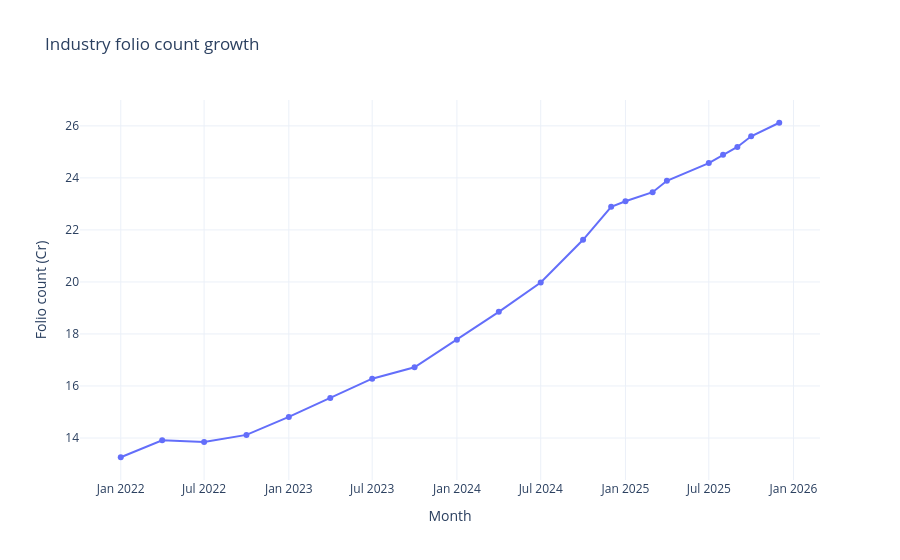

Notebook cell for this chart:
### Markdown cell above
## Charts (15+)

### Code cell
# 1) Industry folio count growth line (reuses the idea from the dedicated notebook)
industry_folio['month'] = pd.to_datetime(industry_folio['month'], errors='coerce')
industry_folio['total_folios_crore'] = pd.to_numeric(industry_folio['total_folios_crore'], errors='coerce')
df1 = industry_folio.dropna(subset=['month','total_folios_crore']).sort_values('month')

fig = go.Figure()
fig.add_trace(go.Scatter(x=df1['month'], y=df1['total_folios_crore'], mode='lines+markers', name='Total folios (Cr)'))
fig.update_layout(title='Industry folio count growth', template='plotly_white', xaxis_title='Month', yaxis_title='Folio count (Cr)')
save_plotly(fig, '01_industry_folio_growth')
fig.show()

### Figure 1 — Plotly figure (JSON) as saved in the notebook; plotly's stock layout.template omitted (floating-point values rounded to 4 significant figures)
{"data": [{"mode": "lines+markers", "name": "Total folios (Cr)", "type": "scatter", "x": ["2022-01-01T00:00:00", "2022-04-01T00:00:00", "2022-07-01T00:00:00", "2022-10-01T00:00:00", "2023-01-01T00:00:00", "2023-04-01T00:00:00", "2023-07-01T00:00:00", "2023-10-01T00:00:00", "2024-01-01T00:00:00", "2024-04-01T00:00:00", "2024-07-01T00:00:00", "2024-10-01T00:00:00", "2024-12-01T00:00:00", "2025-01-01T00:00:00", "2025-03-01T00:00:00", "2025-04-01T00:00:00", "2025-07-01T00:00:00", "2025-08-01T00:00:00", "2025-09-01T00:00:00", "2025-10-01T00:00:00", "2025-12-01T00:00:00"], "y": [13.26, 13.91, 13.85, 14.12, 14.81, 15.54, 16.28, 16.72, 17.78, 18.85, 19.98, 21.62, 22.89, 23.1, 23.45, 23.89, 24.57, 24.89, 25.19, 25.6, 26.12]}], "layout": {"title": {"text": "Industry folio count growth"}, "xaxis": {"title": {"text": "Month"}}, "yaxis": {"title": {"text": "Folio count (Cr)"}}}}
